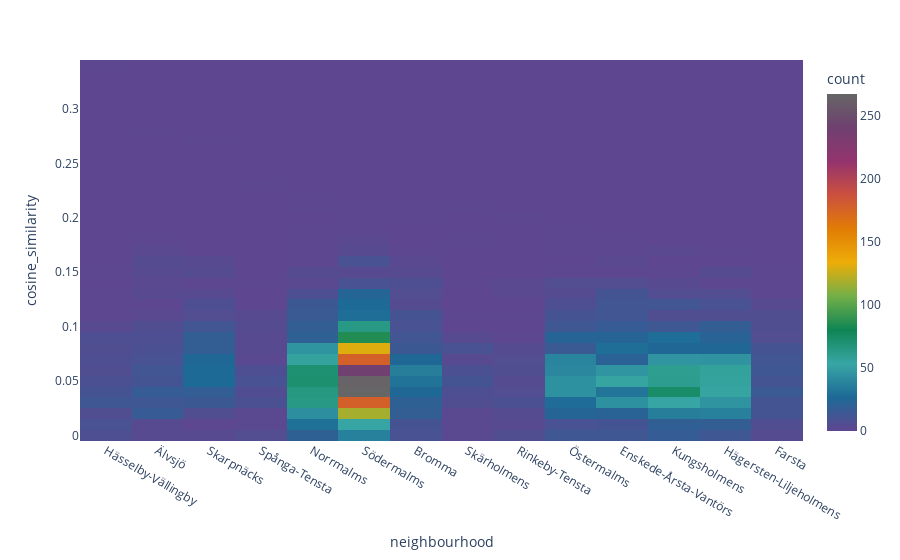

Write notebook code for a chart like this one.
### Code cell
px.density_heatmap(cosine_sim_by_neighbourhood,
           x='neighbourhood', y='cosine_similarity',
           color_continuous_scale=PALETTE)

### Figure 1 — Plotly figure (JSON) as saved in the notebook; plotly's stock layout.template omitted (floating-point values rounded to 4 significant figures; data arrays with more than 128 entries replaced by an {"elided": "..."} marker saying what was removed)
{"data": [{"coloraxis": "coloraxis", "hovertemplate": "neighbourhood=%{x}<br>cosine_similarity=%{y}<br>count=%{z}<extra></extra>", "name": "", "type": "histogram2d", "x": {"elided": "4761 str values"}, "xaxis": "x", "xbingroup": "x", "y": {"elided": "4761 float values"}, "yaxis": "y", "ybingroup": "y"}], "layout": {"coloraxis": {"colorbar": {"title": {"text": "count"}}, "colorscale": [[0, "rgb(95, 70, 144)"], [0.1, "rgb(29, 105, 150)"], [0.2, "rgb(56, 166, 165)"], [0.3, "rgb(15, 133, 84)"], [0.4, "rgb(115, 175, 72)"], [0.5, "rgb(237, 173, 8)"], [0.6, "rgb(225, 124, 5)"], [0.7, "rgb(204, 80, 62)"], [0.8, "rgb(148, 52, 110)"], [0.9, "rgb(111, 64, 112)"], [1, "rgb(102, 102, 102)"]]}, "legend": {"tracegroupgap": 0}, "margin": {"t": 60}, "xaxis": {"anchor": "y", "domain": [0, 1], "title": {"text": "neighbourhood"}}, "yaxis": {"anchor": "x", "domain": [0, 1], "title": {"text": "cosine_similarity"}}}}
